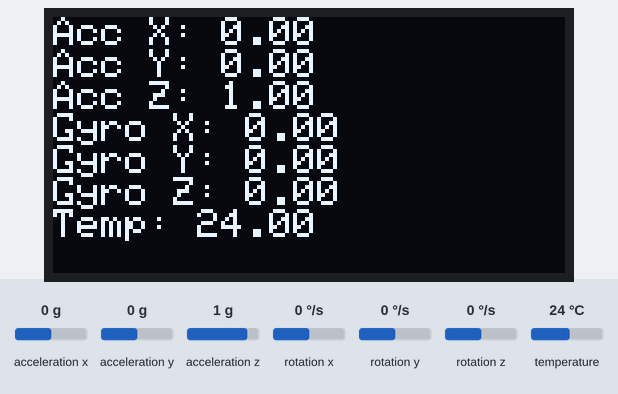
A sketch run on a simulated Arduino Uno, built with avr-gcc and run on an emulated ATmega328P. Parts: 128×64 one-colour display. The test bench sets the inputs (shaded band); at power-on: acceleration x 0 g, acceleration y 0 g, acceleration z 1 g, rotation x 0 °/s, rotation y 0 °/s, rotation z 0 °/s, temperature 24 °C. What the sketch prints to the serial monitor is not drawn.

Above: at 4.2 s.
4.3 s: acceleration x set to -1.4 g
At 5.2 s:
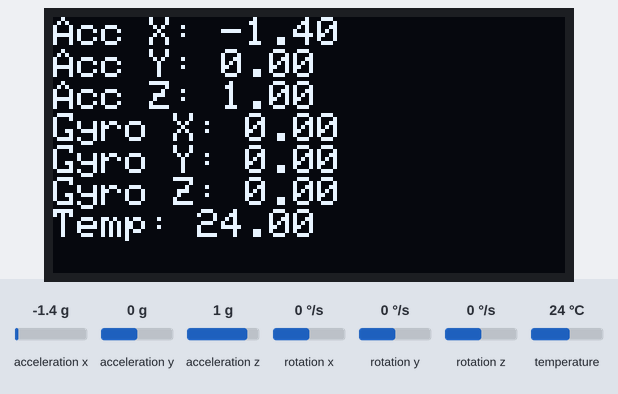
6.2 s: acceleration y set to -1.4 g
At 7.1 s:
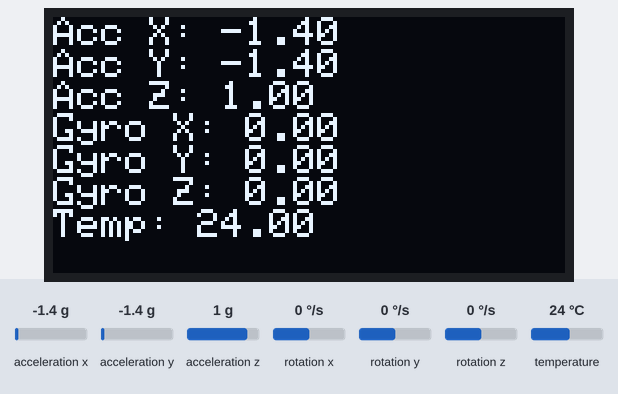
7.8 s: acceleration z set to -1.4 g
At 8.9 s:
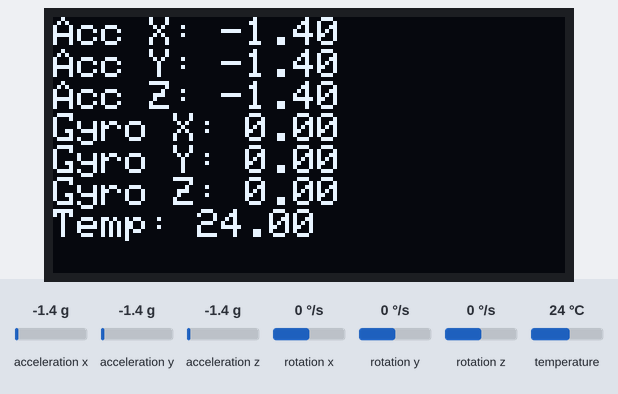
9.4 s: rotation x set to -192 °/s
At 10.7 s:
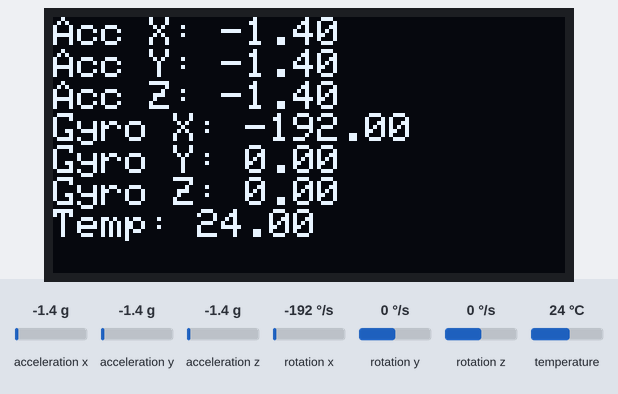
11.0 s: rotation y set to -192 °/s
At 11.5 s:
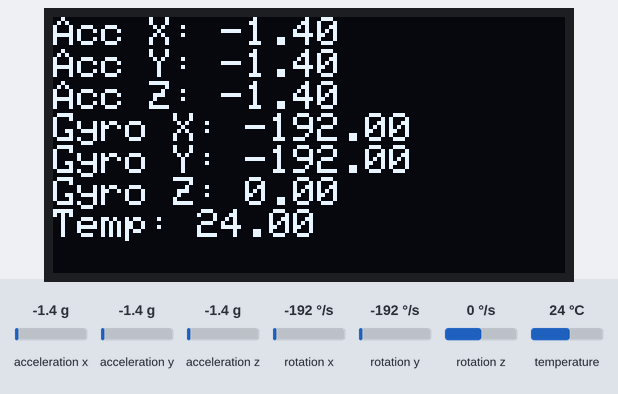
12.6 s: rotation z set to -192 °/s
At 13.5 s:
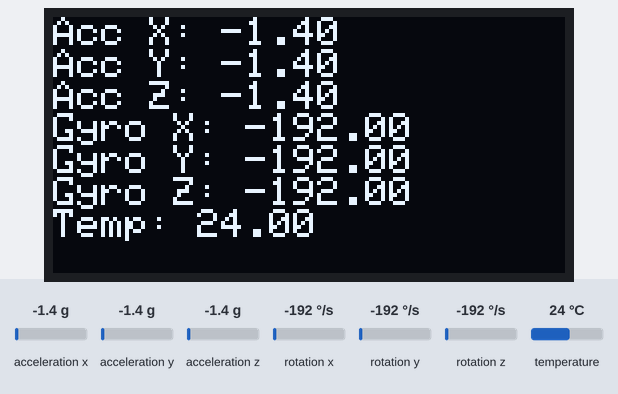
Timing chart, 0 to 15.3 s (numbered marks = the images above; inputs shaded):
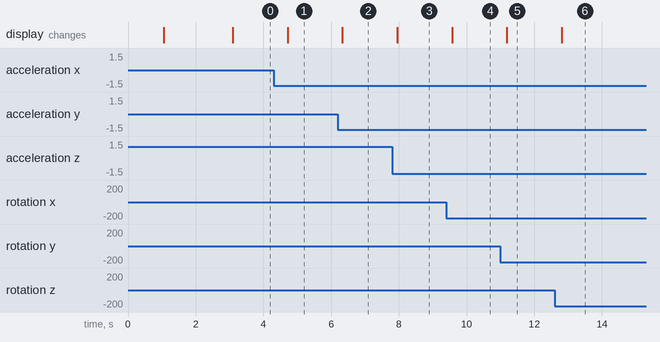

Measured:
- after the input at 4.3 s, the display: changes after 0.42 s (image 1)
- after the input at 6.2 s, the display: changes after 0.13 s (image 2)
- after the input at 7.8 s, the display: changes after 0.15 s (image 3)
- after the input at 9.4 s, the display: changes after 0.17 s (image 4)
- after the input at 11.0 s, the display: changes after 0.19 s (image 5)
- after the input at 12.6 s, the display: changes after 0.21 s (image 6)

The sketch:

MCU_Calibration.ino
```cpp
#include <Wire.h>
#include <Adafruit_GFX.h>
#include <Adafruit_SSD1306.h>
#include <MPU6050_light.h>


// Define OLED display size
#define SCREEN_WIDTH 128
#define SCREEN_HEIGHT 64
#define OLED_RESET    -1
Adafruit_SSD1306 display(SCREEN_WIDTH, SCREEN_HEIGHT, &Wire, OLED_RESET);


MPU6050 mpu(Wire);


float accelX, accelY, accelZ;
float gyroX, gyroY, gyroZ;
float temperature;


void setup() {
  Wire.begin();

  // Initialize the OLED display
  if(!display.begin(SSD1306_SWITCHCAPVCC, 0x3C)) {
    Serial.println(F("SSD1306 allocation failed"));
    for(;;); // Don't proceed, loop forever
  }
  display.clearDisplay();
  display.setTextSize(1);
  display.setTextColor(WHITE);

  // Initialize MPU6050
  Serial.begin(115200);
  Serial.println("Initializing MPU6050...");

  if (mpu.begin() != 0) {
    Serial.println("MPU6050 not connected!");
    while (1);
  }

  Serial.println("MPU6050 connected successfully!");


  // Automatic calibration
  mpu.calcOffsets(); // Automatic calibration for gyro and accel


  Serial.println("Calibration complete!");
  display.println("Calibration complete!");
  display.display();
  delay(2000); // Display message for 2 seconds
  display.clearDisplay();
}


void loop() {
  // Update MPU6050 data
  mpu.update();


  accelX = mpu.getAccX();
  accelY = mpu.getAccY();
  accelZ = mpu.getAccZ();


  gyroX = mpu.getGyroX();
  gyroY = mpu.getGyroY();
  gyroZ = mpu.getGyroZ();


  temperature = mpu.getTemp();


  // Display the sensor values on the OLED
  display.clearDisplay();
  display.setCursor(0, 0);
  display.print("Acc X: "); display.println(accelX);
  display.print("Acc Y: "); display.println(accelY);
  display.print("Acc Z: "); display.println(accelZ);
  display.print("Gyro X: "); display.println(gyroX);
  display.print("Gyro Y: "); display.println(gyroY);
  display.print("Gyro Z: "); display.println(gyroZ);
  display.print("Temp: "); display.println(temperature);
  display.display();


  delay(500); // Update the display every half second
}
```
